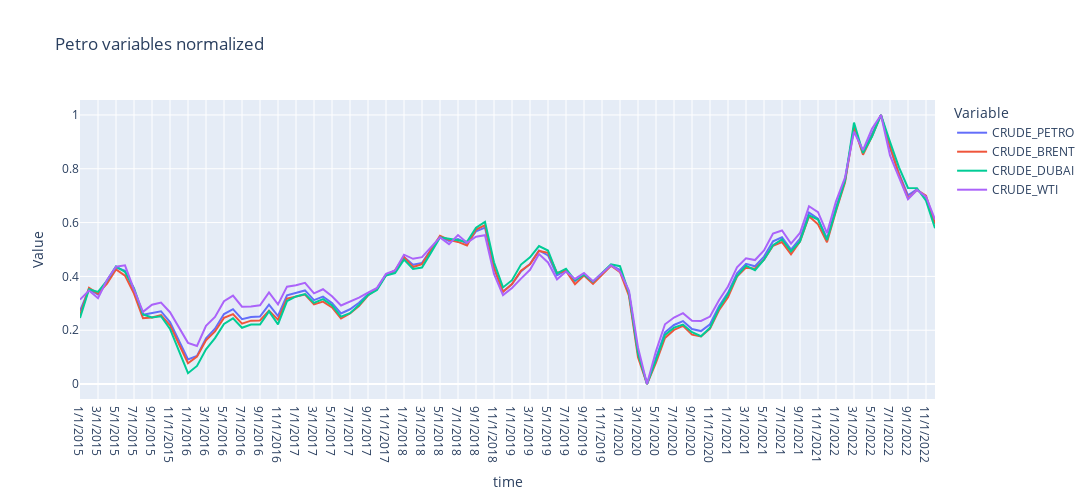

Here is the notebook cell this chart was saved with:
### Code cell
subcols = petro
df_selected = df_normalized.loc[:, subcols]
df_melted = df_selected.reset_index().melt(id_vars=df_selected.index.name, var_name='Variable', value_name='Value')
fig = px.line(df_melted, x=df_selected.index.name, y='Value', color='Variable', title='Petro variables normalized')
fig.update_layout(width=1300, height=500)
fig.show()
